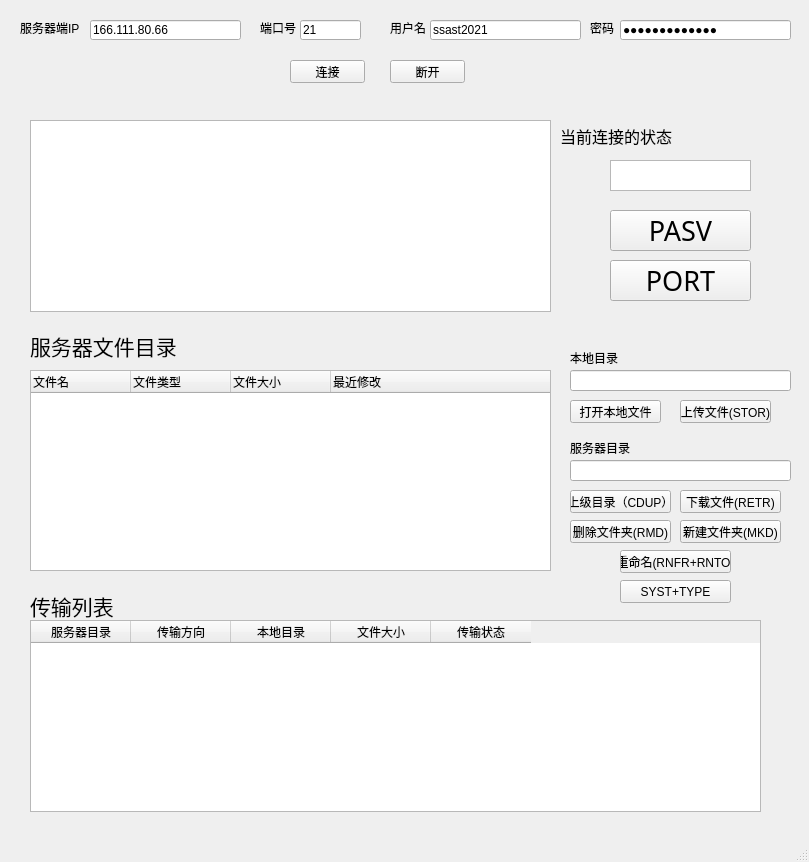
<?xml version="1.0" encoding="UTF-8"?>
<ui version="4.0">
 <class>MainWindow</class>
 <widget class="QMainWindow" name="MainWindow">
  <property name="geometry">
   <rect>
    <x>0</x>
    <y>0</y>
    <width>809</width>
    <height>862</height>
   </rect>
  </property>
  <property name="windowTitle">
   <string>MainWindow</string>
  </property>
  <widget class="QWidget" name="centralwidget">
   <widget class="QPushButton" name="pushButton_connect">
    <property name="geometry">
     <rect>
      <x>290</x>
      <y>60</y>
      <width>75</width>
      <height>23</height>
     </rect>
    </property>
    <property name="text">
     <string>连接</string>
    </property>
   </widget>
   <widget class="QPushButton" name="pushButton_disconnect">
    <property name="geometry">
     <rect>
      <x>390</x>
      <y>60</y>
      <width>75</width>
      <height>23</height>
     </rect>
    </property>
    <property name="text">
     <string>断开</string>
    </property>
   </widget>
   <widget class="QLabel" name="label_IP">
    <property name="geometry">
     <rect>
      <x>20</x>
      <y>20</y>
      <width>71</width>
      <height>16</height>
     </rect>
    </property>
    <property name="text">
     <string>服务器端IP</string>
    </property>
   </widget>
   <widget class="QLineEdit" name="lineEdit_IP">
    <property name="geometry">
     <rect>
      <x>90</x>
      <y>20</y>
      <width>151</width>
      <height>20</height>
     </rect>
    </property>
    <property name="text">
     <string>166.111.80.66</string>
    </property>
   </widget>
   <widget class="QLabel" name="label_port">
    <property name="geometry">
     <rect>
      <x>260</x>
      <y>20</y>
      <width>71</width>
      <height>16</height>
     </rect>
    </property>
    <property name="text">
     <string>端口号</string>
    </property>
   </widget>
   <widget class="QLineEdit" name="lineEdit_port">
    <property name="geometry">
     <rect>
      <x>300</x>
      <y>20</y>
      <width>61</width>
      <height>20</height>
     </rect>
    </property>
    <property name="text">
     <string>21</string>
    </property>
   </widget>
   <widget class="QLabel" name="label_username">
    <property name="geometry">
     <rect>
      <x>390</x>
      <y>20</y>
      <width>71</width>
      <height>16</height>
     </rect>
    </property>
    <property name="text">
     <string>用户名</string>
    </property>
   </widget>
   <widget class="QLineEdit" name="lineEdit_username">
    <property name="geometry">
     <rect>
      <x>430</x>
      <y>20</y>
      <width>151</width>
      <height>20</height>
     </rect>
    </property>
    <property name="text">
     <string>ssast2021</string>
    </property>
   </widget>
   <widget class="QLabel" name="label_password">
    <property name="geometry">
     <rect>
      <x>590</x>
      <y>20</y>
      <width>71</width>
      <height>16</height>
     </rect>
    </property>
    <property name="text">
     <string>密码</string>
    </property>
   </widget>
   <widget class="QLineEdit" name="lineEdit_password">
    <property name="geometry">
     <rect>
      <x>620</x>
      <y>20</y>
      <width>171</width>
      <height>20</height>
     </rect>
    </property>
    <property name="text">
     <string>%SSAST!Fall42</string>
    </property>
    <property name="echoMode">
     <enum>QLineEdit::Password</enum>
    </property>
    <property name="clearButtonEnabled">
     <bool>false</bool>
    </property>
   </widget>
   <widget class="QTextBrowser" name="textBrowser_message">
    <property name="geometry">
     <rect>
      <x>30</x>
      <y>120</y>
      <width>521</width>
      <height>192</height>
     </rect>
    </property>
   </widget>
   <widget class="QTreeWidget" name="treeWidget_server_catalogue">
    <property name="geometry">
     <rect>
      <x>30</x>
      <y>370</y>
      <width>521</width>
      <height>201</height>
     </rect>
    </property>
    <column>
     <property name="text">
      <string>文件名</string>
     </property>
     <property name="font">
      <font>
       <strikeout>false</strikeout>
      </font>
     </property>
    </column>
    <column>
     <property name="text">
      <string>文件类型</string>
     </property>
    </column>
    <column>
     <property name="text">
      <string>文件大小</string>
     </property>
    </column>
    <column>
     <property name="text">
      <string>最近修改</string>
     </property>
    </column>
   </widget>
   <widget class="QLabel" name="label_server_catalogue">
    <property name="geometry">
     <rect>
      <x>30</x>
      <y>330</y>
      <width>241</width>
      <height>31</height>
     </rect>
    </property>
    <property name="font">
     <font>
      <family>Adobe Arabic</family>
      <pointsize>16</pointsize>
     </font>
    </property>
    <property name="text">
     <string>服务器文件目录</string>
    </property>
   </widget>
   <widget class="QLabel" name="label_transport_list">
    <property name="geometry">
     <rect>
      <x>30</x>
      <y>590</y>
      <width>241</width>
      <height>31</height>
     </rect>
    </property>
    <property name="font">
     <font>
      <family>Adobe Arabic</family>
      <pointsize>16</pointsize>
     </font>
    </property>
    <property name="text">
     <string>传输列表</string>
    </property>
   </widget>
   <widget class="QLineEdit" name="lineEdit_local">
    <property name="geometry">
     <rect>
      <x>570</x>
      <y>370</y>
      <width>221</width>
      <height>21</height>
     </rect>
    </property>
   </widget>
   <widget class="QLabel" name="label_local">
    <property name="geometry">
     <rect>
      <x>570</x>
      <y>350</y>
      <width>71</width>
      <height>16</height>
     </rect>
    </property>
    <property name="text">
     <string>本地目录</string>
    </property>
   </widget>
   <widget class="QPushButton" name="pushButton_openlocal">
    <property name="geometry">
     <rect>
      <x>570</x>
      <y>400</y>
      <width>91</width>
      <height>23</height>
     </rect>
    </property>
    <property name="text">
     <string>打开本地文件</string>
    </property>
   </widget>
   <widget class="QPushButton" name="pushButton_STOR">
    <property name="geometry">
     <rect>
      <x>680</x>
      <y>400</y>
      <width>91</width>
      <height>23</height>
     </rect>
    </property>
    <property name="text">
     <string>上传文件(STOR)</string>
    </property>
   </widget>
   <widget class="QLabel" name="label_server">
    <property name="geometry">
     <rect>
      <x>570</x>
      <y>440</y>
      <width>71</width>
      <height>16</height>
     </rect>
    </property>
    <property name="text">
     <string>服务器目录</string>
    </property>
   </widget>
   <widget class="QLineEdit" name="lineEdit_server">
    <property name="geometry">
     <rect>
      <x>570</x>
      <y>460</y>
      <width>221</width>
      <height>21</height>
     </rect>
    </property>
   </widget>
   <widget class="QPushButton" name="pushButton_RETR">
    <property name="geometry">
     <rect>
      <x>680</x>
      <y>490</y>
      <width>101</width>
      <height>23</height>
     </rect>
    </property>
    <property name="text">
     <string>下载文件(RETR)</string>
    </property>
   </widget>
   <widget class="QPushButton" name="pushButton_CDUP">
    <property name="geometry">
     <rect>
      <x>570</x>
      <y>490</y>
      <width>101</width>
      <height>23</height>
     </rect>
    </property>
    <property name="text">
     <string>上级目录（CDUP）</string>
    </property>
   </widget>
   <widget class="QPushButton" name="pushButton_MKD">
    <property name="geometry">
     <rect>
      <x>680</x>
      <y>520</y>
      <width>101</width>
      <height>23</height>
     </rect>
    </property>
    <property name="text">
     <string>新建文件夹(MKD)</string>
    </property>
   </widget>
   <widget class="QPushButton" name="pushButton_delte">
    <property name="geometry">
     <rect>
      <x>570</x>
      <y>520</y>
      <width>101</width>
      <height>23</height>
     </rect>
    </property>
    <property name="text">
     <string>删除文件夹(RMD)</string>
    </property>
   </widget>
   <widget class="QPushButton" name="pushButton_rename">
    <property name="geometry">
     <rect>
      <x>620</x>
      <y>550</y>
      <width>111</width>
      <height>23</height>
     </rect>
    </property>
    <property name="text">
     <string>重命名(RNFR+RNTO)</string>
    </property>
   </widget>
   <widget class="QLabel" name="label_conntype">
    <property name="geometry">
     <rect>
      <x>560</x>
      <y>120</y>
      <width>241</width>
      <height>31</height>
     </rect>
    </property>
    <property name="font">
     <font>
      <family>Adobe Arabic</family>
      <pointsize>12</pointsize>
     </font>
    </property>
    <property name="text">
     <string>当前连接的状态</string>
    </property>
   </widget>
   <widget class="QPushButton" name="pushButton_PASV">
    <property name="geometry">
     <rect>
      <x>610</x>
      <y>210</y>
      <width>141</width>
      <height>41</height>
     </rect>
    </property>
    <property name="font">
     <font>
      <family>Adobe Arabic</family>
      <pointsize>20</pointsize>
     </font>
    </property>
    <property name="text">
     <string>PASV</string>
    </property>
   </widget>
   <widget class="QPushButton" name="pushButton_PORT">
    <property name="geometry">
     <rect>
      <x>610</x>
      <y>260</y>
      <width>141</width>
      <height>41</height>
     </rect>
    </property>
    <property name="font">
     <font>
      <family>Adobe Arabic</family>
      <pointsize>20</pointsize>
     </font>
    </property>
    <property name="text">
     <string>PORT</string>
    </property>
   </widget>
   <widget class="QTextBrowser" name="textBrowser_conntype">
    <property name="geometry">
     <rect>
      <x>610</x>
      <y>160</y>
      <width>141</width>
      <height>31</height>
     </rect>
    </property>
   </widget>
   <widget class="QPushButton" name="pushButton_rename_2">
    <property name="geometry">
     <rect>
      <x>620</x>
      <y>580</y>
      <width>111</width>
      <height>23</height>
     </rect>
    </property>
    <property name="text">
     <string>SYST+TYPE</string>
    </property>
   </widget>
   <widget class="QTableWidget" name="tableWidget">
    <property name="geometry">
     <rect>
      <x>30</x>
      <y>620</y>
      <width>731</width>
      <height>192</height>
     </rect>
    </property>
    <column>
     <property name="text">
      <string>服务器目录</string>
     </property>
    </column>
    <column>
     <property name="text">
      <string>传输方向</string>
     </property>
    </column>
    <column>
     <property name="text">
      <string>本地目录</string>
     </property>
    </column>
    <column>
     <property name="text">
      <string>文件大小</string>
     </property>
    </column>
    <column>
     <property name="text">
      <string>传输状态</string>
     </property>
    </column>
   </widget>
  </widget>
  <widget class="QStatusBar" name="statusbar"/>
 </widget>
 <resources/>
 <connections/>
</ui>
